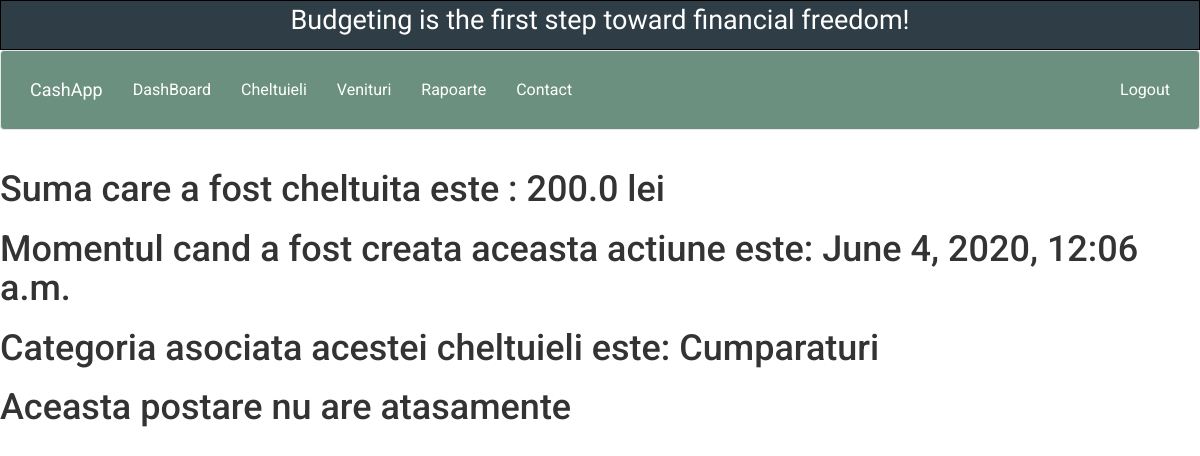
Screenshot of /cheltuieli/8 (signed in) with the database file from the repository.
### basic_app/models.py (models this page shows, shortened)
class Cheltuieli(models.Model):
    user = models.ForeignKey('auth.User', on_delete=models.CASCADE)
    sumaCheltuita = models.FloatField()
    create_date = models.DateTimeField(default=timezone.now)
    note = models.CharField(max_length=80, blank=True)
    atasament_cheltuieli = models.ImageField(upload_to='atasament_cheltuieli',null=True, blank=True)
    categorie = models.CharField(max_length=15, choices=CATEGORIE_CHOICES, default="diverse")

### basic_app/views.py (the view)
# urls.py: url(r'^cheltuieli/(?P<pk>\d+)$', views.CheltuieliDetailView.as_view(),name='cheltuieli_detail'),
class CheltuieliDetailView(LoginRequiredMixin,DetailView):
    model = Cheltuieli

### basic_app/templates/basic_app/cheltuieli_detail.html (shortened to what this page needs)
{%extends 'basic_app/base.html' %}
{% block body_block %}
<h1>Suma care a fost cheltuita este : {{cheltuieli.sumaCheltuita}} lei</h1>
<h1>Momentul cand a fost creata aceasta actiune este: {{cheltuieli.create_date}}</h1>
<h1>Categoria asociata acestei cheltuieli este: {{cheltuieli.categorie}}</h1>
{% if cheltuieli.atasament_cheltuieli %}
<h1>Atasamentele adaugate acestei actiuni:
  <br> <br> <br><img class="imgAtasamentCheltuieli" src="{{cheltuieli.atasament_cheltuieli.url}}" alt=""></h1>
{% else %}
<h1>Aceasta postare nu are atasamente</h1>
{% endif %}
{% endblock %}

### basic_app/static/css/app.css (style rules this page uses)
.bodyClass { background-color:white; font-family: 'Roboto', sans-serif; }

### rows the page displays
Cheltuieli: sumaCheltuita "200.0", create_date "June 4, 2020, 12:06 a.m.", categorie "Cumparaturi"
